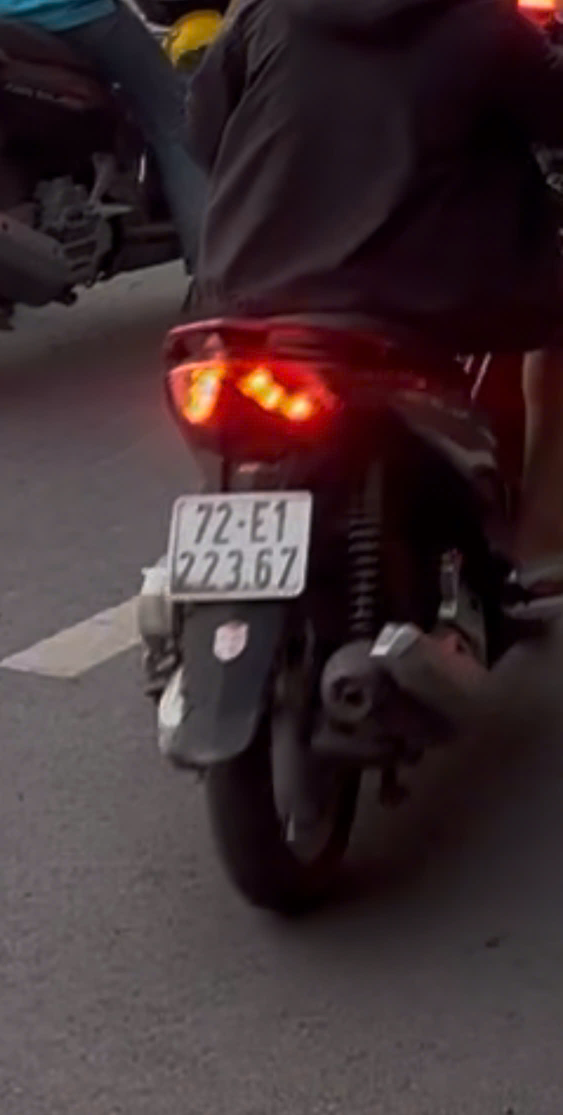
#> input picture main_code/TESTOCR/22-10-37_43.jpg, 1125 x 2230 px (shown at 1/2 size)
$ python -i module_utils.py   (imports and definitions only)
#> lines starting #> are read from the running program, lines starting #| are printed output that depends on the picture; after the words box and inside, x2 and y2 are one past the last pixel; in counts of white or black regions, pixels touching at a corner belong together
#> further down, picture is the input picture: shape (2230, 1125, 3); mean B, G, R 49.4, 46.5, 62.4
"""
********************************************************************************************************************
Project:       DETECT LICENSE PLATES AND TRAFFIC PENALTY INTEGRATION
File:          module_utils.py
Description:   Utility module for Vietnamese license plate OCR, normalization,
               vehicle association, and result export (FINAL VERSION).

Author:        LARRY PHONG TRUC
Updated by:
Last Update:   2026-01-07
Python:        3.10+
********************************************************************************************************************
"""

# =====================================================================
# IMPORTS
# =====================================================================
import cv2
import re
import csv
import numpy as np
import easyocr

# =====================================================================
# OCR INITIALIZATION
# =====================================================================
try:
    reader = easyocr.Reader(["en"], gpu=True, recog_network='custom_vn_plate')
except Exception as e:
    reader = easyocr.Reader(["en"], gpu=False, recog_network='custom_vn_plate')

ALLOWLIST = "ABCDEFGHIJKLMNOPQRSTUVWXYZ0123456789-."

# =====================================================================
# CHARACTER FIX TABLES (SEPARATED & CONTEXT-AWARE)
# =====================================================================
CHAR_TO_DIGIT = {
    "O": "0", "Q": "0", "D": "0",
    "I": "1", "L": "1",
    "Z": "2",
    "S": "5",
    "B": "8",
    "G": "6"
}

DIGIT_TO_CHAR = {
    "0": "O",
    "1": "I",
    "2": "Z",
    "5": "S",
    "6": "G",
    "8": "B"
}

SERIES_LETTER_FIXES = {
    **DIGIT_TO_CHAR,
    "4": "A",
    "1": "A", # override I
    "0": "D", # override O
}

# ─── Bảng chuyển đổi mở rộng CHỈ dùng cho trường BẮT BUỘC là chữ số ───────
# (hàng số dưới của biển 2 dòng — KHÔNG dùng cho vị trí ký tự series)
# Lý do tách riêng: "U" là ký tự series hợp lệ (VD: 51-U1 12345),
# nếu thêm U→4 vào CHAR_TO_DIGIT toàn cục sẽ phá vỡ nhận dạng đó.
_EXTRA_DIGIT_FIXES = {
    "U": "4",   # "4" stencil dễ bị EasyOCR đọc nhầm thành "U"
    "A": "4",   # "4" góc trên tam giác trông giống "A" khi ảnh mờ
    "J": "1",   # "J" không đuôi trông giống "1"
    "T": "7",   # "T" nằm ngang có thể nhầm "7"
    "Y": "4",   # "Y" thỉnh thoảng nhầm "4" ở góc nhìn nghiêng
}

# ─── Bảng chuyển đổi riêng cho VỊ TRÍ MÃ TỈNH (2 ký tự đầu hàng trên) ──────
# Khi crop riêng hàng trên của biển 2-dòng, ảnh nhỏ → EasyOCR dễ đọc nhầm:
#   "8" → "A"  (top-loop của stencil "8" trông giống tam giác)
#   "8" → "M"  (ký tự "81" merge ở low-res, hoặc "8" với serif)
# Quan trọng: "A"→"8" ở đây, NGƯỢC với "A"→"4" trong _EXTRA_DIGIT_FIXES.
# Lý do: hàng số DƯỚI (trình tự xe) thường nhầm "4"→"A",
#         hàng TRÊN (mã tỉnh) thường nhầm "8"→"A" do crop nhỏ ít ngữ cảnh hơn.
_PROVINCE_FIXES = {
    k: v for k, v in CHAR_TO_DIGIT.items() if k not in ["G"]
}
# [12 lines not run here, left out]

# =====================================================================
# BASIC TEXT UTILS
# =====================================================================
def strip_symbols(text: str) -> str:
    return re.sub(r"[.\-\s]", "", text)

def post_process_text(text: str) -> str:
    return re.sub(r"[^A-Z0-9\.\-]", "", text.upper())

def fix_char_to_digit(text: str) -> str:
    return "".join(CHAR_TO_DIGIT.get(c, c) for c in text)

def fix_digit_to_char(text: str) -> str:
    return "".join(DIGIT_TO_CHAR.get(c, c) for c in text)

def fix_series_letter(text: str) -> str:
    return "".join(SERIES_LETTER_FIXES.get(c, c) for c in text)

# [69 lines left out: functions force_to_digits, fix_province_digits, _motor_crossval, not called in this run]

# =====================================================================
# IMAGE PREPROCESSING FOR OCR
# =====================================================================
def preprocess_variants(bgr_img):
    """
    Generate multiple grayscale/binary variants for robust OCR.
    """
    gray = cv2.cvtColor(bgr_img, cv2.COLOR_BGR2GRAY)
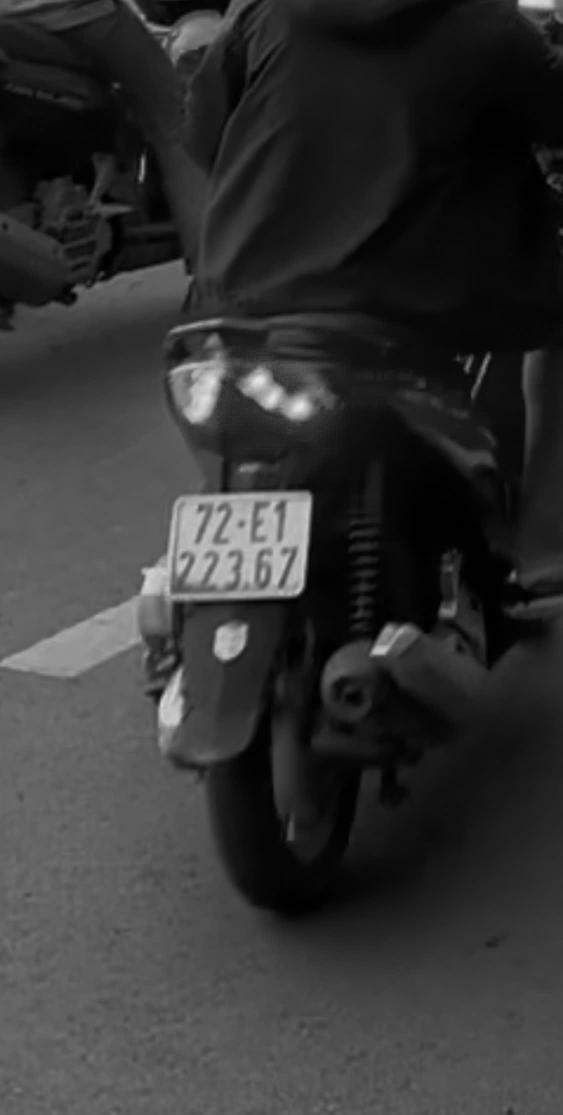
#> gray: shape (2230, 1125) (shown at 1/2 size); min 0, max 231, mean 51.6
    gray = cv2.resize(gray, None, fx=1.8, fy=1.8, interpolation=cv2.INTER_CUBIC)
#> gray: shape (4014, 2025)

    variants = [gray]

    # Sharpening filter
    kernel = np.array([[0, -1, 0], [-1, 5, -1], [0, -1, 0]])
    sharpened = cv2.filter2D(gray, -1, kernel)
    variants.append(sharpened)

    for b in [11, 15]:
        variants.append(
            cv2.adaptiveThreshold(
                gray, 255,
                cv2.ADAPTIVE_THRESH_GAUSSIAN_C,
                cv2.THRESH_BINARY, b, 2
            )
        )
#> after the loop, variants = 4 items

    _, otsu = cv2.threshold(gray, 0, 255, cv2.THRESH_BINARY + cv2.THRESH_OTSU)
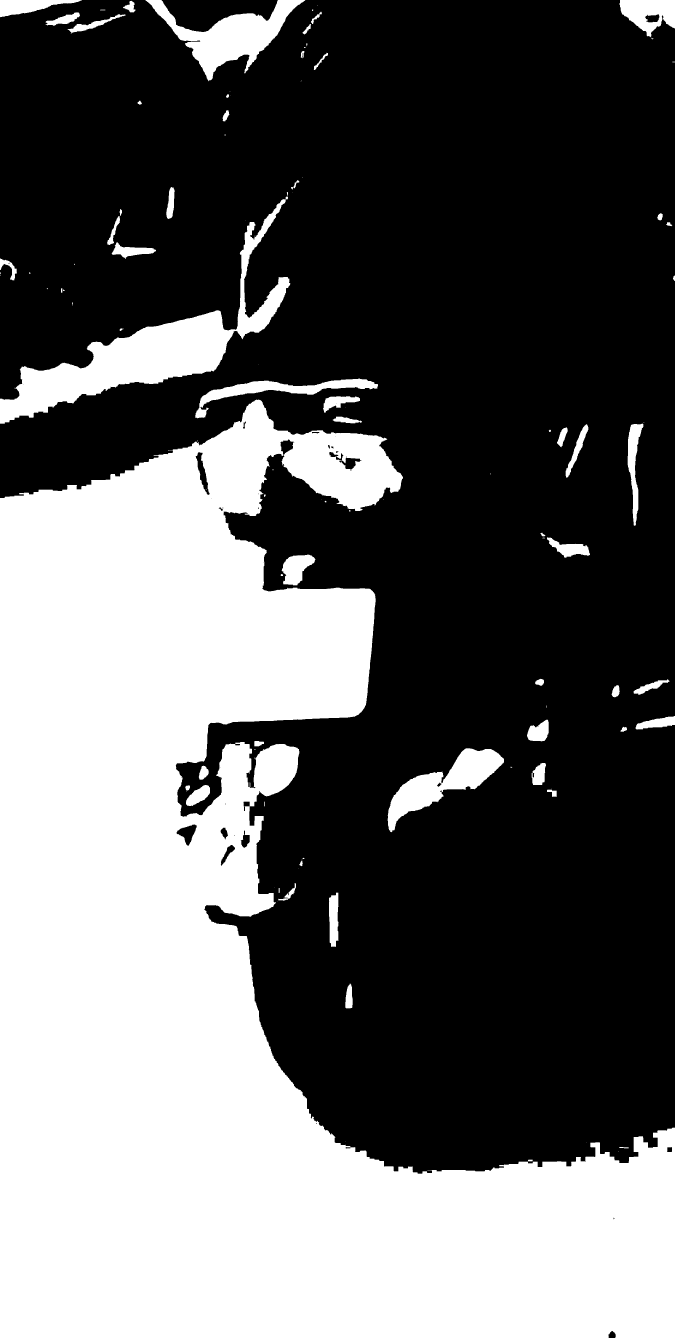
#> otsu: shape (4014, 2025) (shown at 1/3 size); 39.2% white; 113 white regions (50 under 20 px), largest, box (x1, y1, x2, y2) and area: (0, 1199, 2025, 4014) 2910112, (0, 590, 871, 1271) 111940, (436, 0, 916, 244) 39377
    variants.append(otsu)
    variants.append(cv2.bitwise_not(otsu))

    return variants

# =====================================================================
# OCR LOW-LEVEL
# =====================================================================
# [292 lines left out: functions ocr_single, format_motor_2line, format_car_2line, format_car_1line, ocr_two_line_bestscore, read_license_plate_vn and 2 more, not called in this run]

>>> import cv2
>>> picture = cv2.imread('TESTOCR/22-10-37_43.jpg')
>>> result = preprocess_variants(picture)
#> result = 6 items
